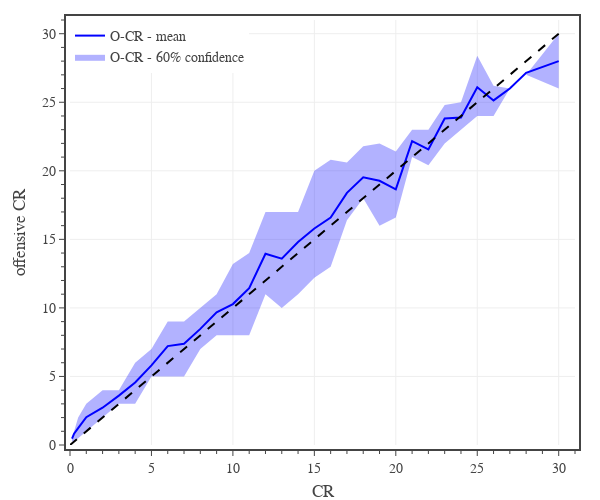

Here is the notebook cell this chart was saved with:
### Code cell
# offensive CR

# create figure
fig = go.Figure(
    layout=go.Layout(
        template=tfb.FIG_TEMPLATE,
        margin=dict(l=70, r=25, b=55, t=20, pad=4),
        xaxis=dict(
            title_text='CR',
            range=[0,31],
            tick0=0, dtick=5,
            minor=dict(tick0=0, dtick=1),
        ),
        yaxis=dict(
            title_text='offensive CR',
            range=[0,31],
            tick0=0, dtick=5,
            minor=dict(tick0=0, dtick=1),
        ),
        legend=dict(
            xanchor='left', yanchor='top',
            x=0.00, y=1.00,
            orientation='v',
            tracegroupgap=0,
        )
    )
)

# plot monster confidence interval and average
plot_confidence_interval(fig, df0, 0.6, 'CR', 'O-CR DMG', 'O-CR', 'rgba(0, 0, 255, 1.0)', 'rgba(0, 0, 255, 0.3)')

# plot reference line
fig.add_trace(go.Scatter(
    x=[0,30], y=[0,30],
    mode='lines', 
    name='DMG',
    line=dict(color='black', dash='dash'),
    hoverinfo='skip', 
    showlegend=False,
))

# show figure
fig.update_layout(width=600, height=500)
fig.show(config=tfb.FIG_CONFIG)

# save figures
if SAVEFIGS:
    fig.update_layout(autosize=True, width=None, height=None)
    tfb.save_fig_html(fig, format='large', name='fig-o-cr-vs-cr')
    tfb.save_fig_html(fig, format='small', name='fig-o-cr-vs-cr')

### Figure 1 — Plotly figure (JSON) as saved in the notebook; plotly's stock layout.template omitted (floating-point values rounded to 4 significant figures)
{"data": [{"hoverinfo": "skip", "legendgroup": "O-CR", "line": {"width": 0}, "showlegend": false, "type": "scatter", "x": [0.125, 0.25, 0.5, 1, 2, 3, 4, 5, 6, 7, 8, 9, 10, 11, 12, 13, 14, 15, 16, 17, 18, 19, 20, 21, 22, 23, 24, 25, 26, 27, 28, 30], "y": [0.5, 1, 2, 3, 4, 4, 6, 7, 9, 9, 10, 11, 13.2, 14, 17, 17, 17, 20, 20.8, 20.6, 21.8, 22, 21.4, 23, 23, 24.8, 25, 28.4, 26.2, 26, 27, 30]}, {"fill": "tonexty", "fillcolor": "rgba(0, 0, 255, 0.3)", "hoverinfo": "skip", "legendgroup": "O-CR", "line": {"width": 0}, "name": "O-CR - 60% confidence", "type": "scatter", "x": [0.125, 0.25, 0.5, 1, 2, 3, 4, 5, 6, 7, 8, 9, 10, 11, 12, 13, 14, 15, 16, 17, 18, 19, 20, 21, 22, 23, 24, 25, 26, 27, 28, 30], "y": [0.25, 0.25, 0.5, 1, 2, 3, 3, 5, 5, 5, 7, 8, 8, 8, 11, 10, 11, 12.2, 13, 16.4, 18, 16, 16.6, 21, 20.4, 22, 23, 24, 24, 26, 27, 26]}, {"hovertemplate": "<b>O-CR</b><br>CR %{x:,.0f}<br>Mean %{y:,.1f}<br><extra></extra>", "legendgroup": "O-CR", "line": {"color": "rgba(0, 0, 255, 1.0)"}, "mode": "lines", "name": "O-CR - mean", "type": "scatter", "x": [0.125, 0.25, 0.5, 1, 2, 3, 4, 5, 6, 7, 8, 9, 10, 11, 12, 13, 14, 15, 16, 17, 18, 19, 20, 21, 22, 23, 24, 25, 26, 27, 28, 30], "y": [0.4665, 0.8289, 1.226, 2.029, 2.72, 3.602, 4.557, 5.811, 7.215, 7.386, 8.471, 9.672, 10.28, 11.44, 13.95, 13.6, 14.8, 15.79, 16.59, 18.39, 19.53, 19.27, 18.64, 22.16, 21.56, 23.81, 23.88, 26.1, 25.13, 26, 27.14, 28]}, {"hoverinfo": "skip", "line": {"color": "black", "dash": "dash"}, "mode": "lines", "name": "DMG", "showlegend": false, "type": "scatter", "x": [0, 30], "y": [0, 30]}], "layout": {"height": 500, "legend": {"orientation": "v", "tracegroupgap": 0, "x": 0, "xanchor": "left", "y": 1, "yanchor": "top"}, "margin": {"b": 55, "l": 70, "pad": 4, "r": 25, "t": 20}, "width": 600, "xaxis": {"dtick": 5, "minor": {"dtick": 1, "tick0": 0}, "range": [0, 31], "tick0": 0, "title": {"text": "CR"}}, "yaxis": {"dtick": 5, "minor": {"dtick": 1, "tick0": 0}, "range": [0, 31], "tick0": 0, "title": {"text": "offensive CR"}}}}
